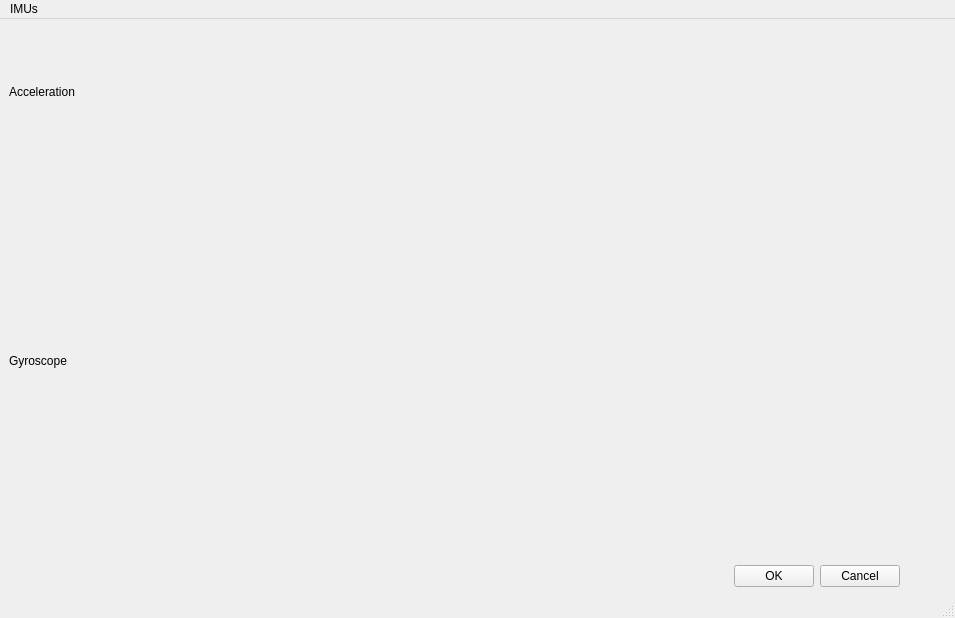
<?xml version="1.0" encoding="UTF-8"?>
<ui version="4.0">
 <class>MainWindow</class>
 <widget class="QMainWindow" name="MainWindow">
  <property name="geometry">
   <rect>
    <x>0</x>
    <y>0</y>
    <width>955</width>
    <height>618</height>
   </rect>
  </property>
  <property name="windowTitle">
   <string>MainWindow</string>
  </property>
  <widget class="QWidget" name="centralwidget">
   <layout class="QGridLayout" name="gridLayout">
    <item row="2" column="0">
     <widget class="QLabel" name="label">
      <property name="text">
       <string>Gyroscope</string>
      </property>
     </widget>
    </item>
    <item row="4" column="3">
     <spacer name="horizontalSpacer_2">
      <property name="orientation">
       <enum>Qt::Horizontal</enum>
      </property>
      <property name="sizeType">
       <enum>QSizePolicy::Minimum</enum>
      </property>
      <property name="sizeHint" stdset="0">
       <size>
        <width>40</width>
        <height>20</height>
       </size>
      </property>
     </spacer>
    </item>
    <item row="4" column="1">
     <widget class="QPushButton" name="pushButton_generate_random_signal">
      <property name="text">
       <string>OK</string>
      </property>
     </widget>
    </item>
    <item row="4" column="0">
     <spacer name="horizontalSpacer">
      <property name="orientation">
       <enum>Qt::Horizontal</enum>
      </property>
      <property name="sizeHint" stdset="0">
       <size>
        <width>683</width>
        <height>20</height>
       </size>
      </property>
     </spacer>
    </item>
    <item row="4" column="2">
     <widget class="QPushButton" name="pushButton_2">
      <property name="text">
       <string>Cancel</string>
      </property>
     </widget>
    </item>
    <item row="3" column="0" colspan="4">
     <widget class="MplWidget" name="gyroscope" native="true"/>
    </item>
    <item row="0" column="0">
     <widget class="QLabel" name="label_2">
      <property name="text">
       <string>Acceleration</string>
      </property>
     </widget>
    </item>
    <item row="1" column="0" colspan="4">
     <widget class="MplWidget" name="MplWidget" native="true"/>
    </item>
   </layout>
  </widget>
  <widget class="QMenuBar" name="menubar">
   <property name="geometry">
    <rect>
     <x>0</x>
     <y>0</y>
     <width>955</width>
     <height>26</height>
    </rect>
   </property>
   <widget class="QMenu" name="menuIMUs">
    <property name="title">
     <string>IMUs</string>
    </property>
    <addaction name="actionStart"/>
   </widget>
   <addaction name="menuIMUs"/>
  </widget>
  <widget class="QStatusBar" name="statusbar"/>
  <action name="actionStart">
   <property name="text">
    <string>Start recording</string>
   </property>
  </action>
 </widget>
 <customwidgets>
  <customwidget>
   <class>MplWidget</class>
   <extends>QWidget</extends>
   <header>mplwidget.h</header>
   <container>1</container>
  </customwidget>
 </customwidgets>
 <resources/>
 <connections/>
</ui>
